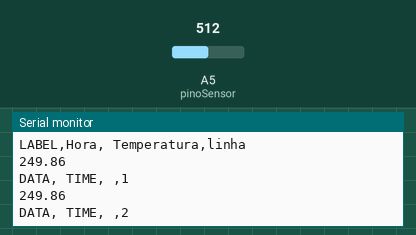
Simulated run of this sketch. Board: Arduino Uno, built with avr-gcc and run on an emulated ATmega328P. Parts: the last lines printed to the serial monitor. Inputs (shaded band) come from the test bench; at power-on: A5 (pinoSensor) = 512.

Above: at 1.8 s.
1.9 s: A5 (pinoSensor) set to 716
At 2.8 s:
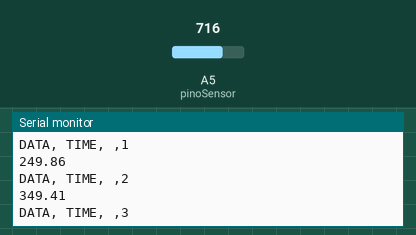
3.4 s: A5 (pinoSensor) set to 900
At 4.7 s:
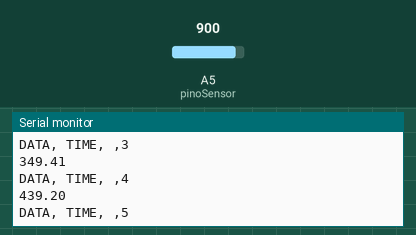
Timing chart, 0 to 6.4 s (numbered marks = the images above; inputs shaded):
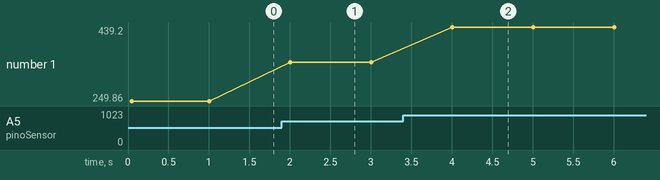

Measured:
- after the input at 1.9 s, the serial monitor: prints a new line after 0.10 s (image 1)
- after the input at 3.4 s, the serial monitor: prints a new line after 0.60 s (image 2)
- plotted number 1: 249.86 → 349.41 after the input at 1.9 s, 349.41 → 439.2 after the input at 3.4 s

The sketch:

temperatura.ino
```cpp
//--No Arduino
//-Esquerda Positiva (5V)
//-Direita Negativa (GND)
//-Meio Porta analógica

int pinoSensor = 5; //entrada na porta A5
int valorLido = 0;//variável auxiliar
float temperatura = 0; //armazenará a temperatura lida
int linha =0; // se refere as linhas do excel

void setup () {
  Serial.begin(9600); //inicia a comunicação serial a 9600 bauds
  Serial.println("CLEARDATA"); // reset comunicação serial
  Serial.println("LABEL,Hora, Temperatura,linha"); //nomeia a coluna
}

void loop(){
  valorLido = analogRead(pinoSensor); //leitura analógica d porta
  temperatura = (valorLido * 0.00488);// 5 volts / 1023 = precisão da A/D
  temperatura = temperatura * 100; //converte milivolts para Celsius
  Serial.println(temperatura);
  linha++; //incrementa linha para que ela pule
  Serial.print("DATA, TIME, "); // inicia a impressão de dados
  Serial.print(",");
  Serial.println(linha);

  if(linha > 100){ //aqui, limita a row 1 em 100 dados
    linha = 0; // alimentação da variável linha para dados iniciados
    Serial.println("ROW, SET, 2");
  }

  delay(1000); // delay de 1 segundo
}

//Selecionar porta Ferramentas > Porta e seleciona a porta disponível após conectar o arduino
//Ctrl + U -- Compilar o código
//Crtl + R -- Carregar (Colocar o código compilado no arduino)
//Crtl + Shift + M -- para mostras os dados que foram adiquiridos do arduino
```
